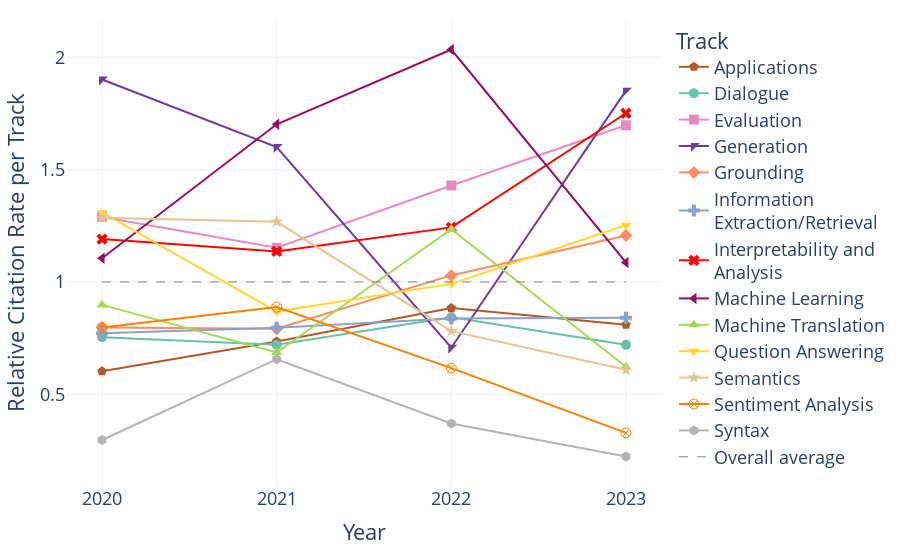

The notebook cell saved with this chart:
### Code cell
import pandas as pd
import matplotlib.pyplot as plt
import matplotlib.ticker as ticker

summed_data = post_2020_df.groupby(['year', 'track'])['citation_count'].mean().unstack().fillna(0)
overall_avg_citations = summed_data.mean(axis=1)

normalized_data = summed_data.div(overall_avg_citations, axis=0)

tracks = normalized_data.columns
fig = go.Figure()

for track in tracks:
    fig.add_trace(go.Scatter(
        x=normalized_data.index,
        y=normalized_data[track],
        mode='lines+markers',
        name=track_to_pretty_name(track),
        line=dict(color=track_styles[track]['color']),  # Using the color mapping defined
        marker=dict(symbol=track_styles[track]['marker'], size=10)
    ))

fig.add_trace(go.Scatter(
    x=normalized_data.index,
    y=[1]*len(normalized_data.index),
    mode='lines',
    name='Overall average',
    line=dict(color='gray', dash='dash', width=1)
))
fig.update_layout(
    width=900,
    height=550,
    xaxis=dict(
        title='Year',
        type='category',
        tickmode='array',
        tickvals=normalized_data.index,
        ticktext=[str(year) for year in normalized_data.index],
    ),
    yaxis=dict(
        title='Relative Citation Rate per Track'
    ),
    legend=dict(
        title='Track',
        bgcolor='rgba(255, 255, 255, 0.8)'
    ),
    font=dict(
        size=18,
    ),
    margin=dict(l=20, t=20, r=20, b=10),
     template='plotly_white',
)

fig.show()

### Figure 1 — Plotly figure (JSON) as saved in the notebook; plotly's stock layout.template omitted (floating-point values rounded to 4 significant figures)
{"data": [{"line": {"color": "#b15928"}, "marker": {"size": 10, "symbol": "pentagon"}, "mode": "lines+markers", "name": "Applications", "type": "scatter", "x": [2020, 2021, 2022, 2023], "y": [0.6027, 0.7353, 0.8836, 0.8097]}, {"line": {"color": "#66c2a5"}, "marker": {"size": 10, "symbol": "circle"}, "mode": "lines+markers", "name": "Dialogue", "type": "scatter", "x": [2020, 2021, 2022, 2023], "y": [0.7537, 0.72, 0.8423, 0.72]}, {"line": {"color": "#e78ac3"}, "marker": {"size": 10, "symbol": "square"}, "mode": "lines+markers", "name": "Evaluation", "type": "scatter", "x": [2020, 2021, 2022, 2023], "y": [1.289, 1.152, 1.429, 1.697]}, {"line": {"color": "#6a3d9a"}, "marker": {"size": 10, "symbol": "triangle-nw"}, "mode": "lines+markers", "name": "Generation", "type": "scatter", "x": [2020, 2021, 2022, 2023], "y": [1.901, 1.601, 0.7074, 1.851]}, {"line": {"color": "#fc8d62"}, "marker": {"size": 10, "symbol": "diamond"}, "mode": "lines+markers", "name": "Grounding", "type": "scatter", "x": [2020, 2021, 2022, 2023], "y": [0.7978, 0.7915, 1.029, 1.207]}, {"line": {"color": "#8da0cb"}, "marker": {"size": 10, "symbol": "cross"}, "mode": "lines+markers", "name": "Information <br>Extraction/Retrieval", "type": "scatter", "x": [2020, 2021, 2022, 2023], "y": [0.7716, 0.7965, 0.837, 0.8409]}, {"line": {"color": "#FF0000"}, "marker": {"size": 10, "symbol": "x"}, "mode": "lines+markers", "name": "Interpretability and <br>Analysis", "type": "scatter", "x": [2020, 2021, 2022, 2023], "y": [1.191, 1.136, 1.243, 1.751]}, {"line": {"color": "#980e59"}, "marker": {"size": 10, "symbol": "triangle-left"}, "mode": "lines+markers", "name": "Machine Learning", "type": "scatter", "x": [2020, 2021, 2022, 2023], "y": [1.106, 1.702, 2.035, 1.087]}, {"line": {"color": "#a6d854"}, "marker": {"size": 10, "symbol": "triangle-up"}, "mode": "lines+markers", "name": "Machine Translation", "type": "scatter", "x": [2020, 2021, 2022, 2023], "y": [0.8979, 0.6858, 1.235, 0.6226]}, {"line": {"color": "#ffd92f"}, "marker": {"size": 10, "symbol": "triangle-down"}, "mode": "lines+markers", "name": "Question Answering", "type": "scatter", "x": [2020, 2021, 2022, 2023], "y": [1.309, 0.868, 0.9914, 1.252]}, {"line": {"color": "#e5c494"}, "marker": {"size": 10, "symbol": "star"}, "mode": "lines+markers", "name": "Semantics", "type": "scatter", "x": [2020, 2021, 2022, 2023], "y": [1.286, 1.268, 0.7811, 0.6089]}, {"line": {"color": "#ff7f00"}, "marker": {"size": 10, "symbol": "circle-x-open"}, "mode": "lines+markers", "name": "Sentiment Analysis", "type": "scatter", "x": [2020, 2021, 2022, 2023], "y": [0.7976, 0.8883, 0.6163, 0.3284]}, {"line": {"color": "#b3b3b3"}, "marker": {"size": 10, "symbol": "hexagon"}, "mode": "lines+markers", "name": "Syntax", "type": "scatter", "x": [2020, 2021, 2022, 2023], "y": [0.2963, 0.6561, 0.3699, 0.2233]}, {"line": {"color": "gray", "dash": "dash", "width": 1}, "mode": "lines", "name": "Overall average", "type": "scatter", "x": [2020, 2021, 2022, 2023], "y": [1, 1, 1, 1]}], "layout": {"font": {"size": 18}, "height": 550, "legend": {"bgcolor": "rgba(255, 255, 255, 0.8)", "title": {"text": "Track"}}, "margin": {"b": 10, "l": 20, "r": 20, "t": 20}, "width": 900, "xaxis": {"autorange": true, "range": [-0.2076, 3.208], "tickmode": "array", "ticktext": ["2020", "2021", "2022", "2023"], "tickvals": [2020, 2021, 2022, 2023], "title": {"text": "Year"}, "type": "category"}, "yaxis": {"autorange": true, "range": [0.09179, 2.166], "title": {"text": "Relative Citation Rate per Track"}, "type": "linear"}}}
